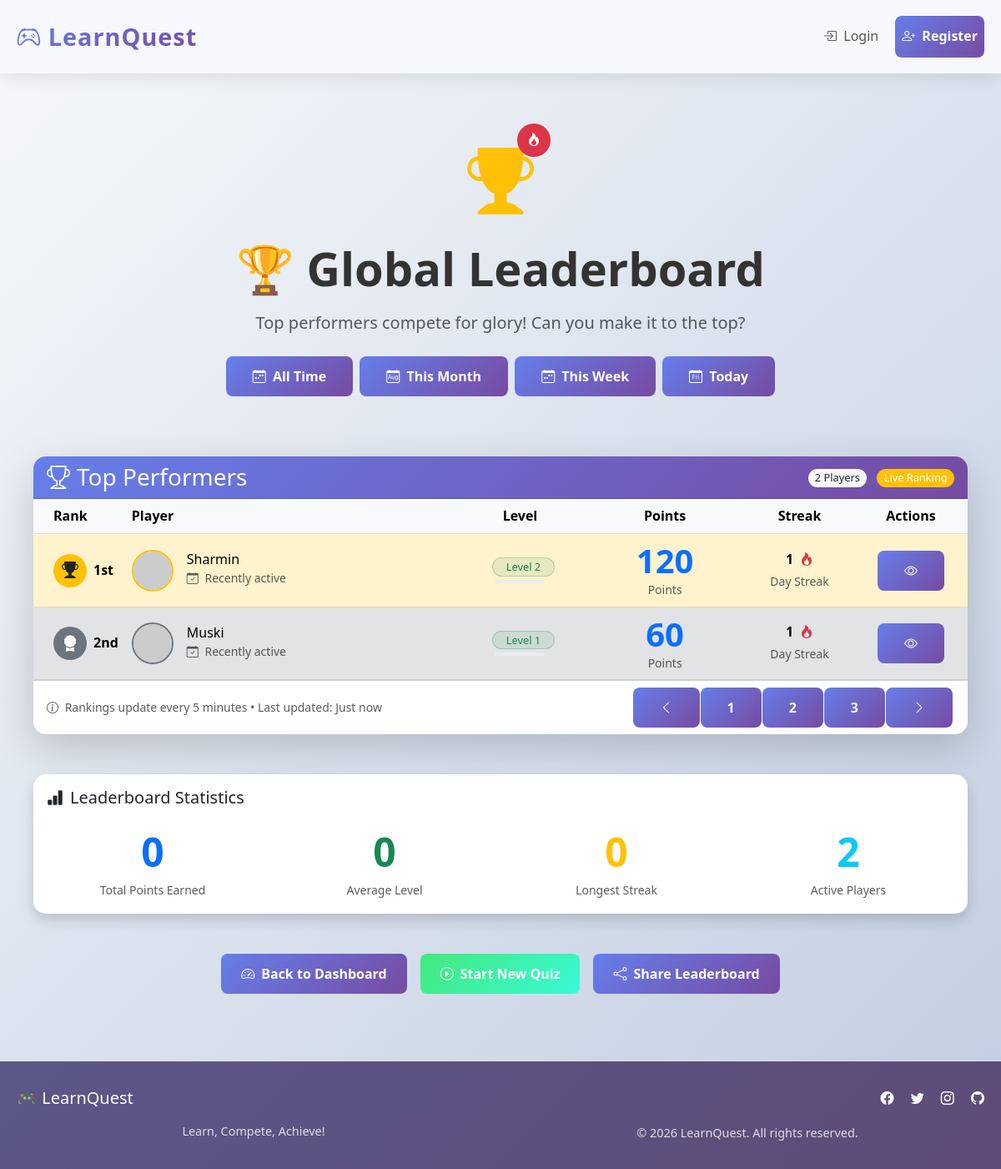
The page /leaderboard on the database as committed earlier.
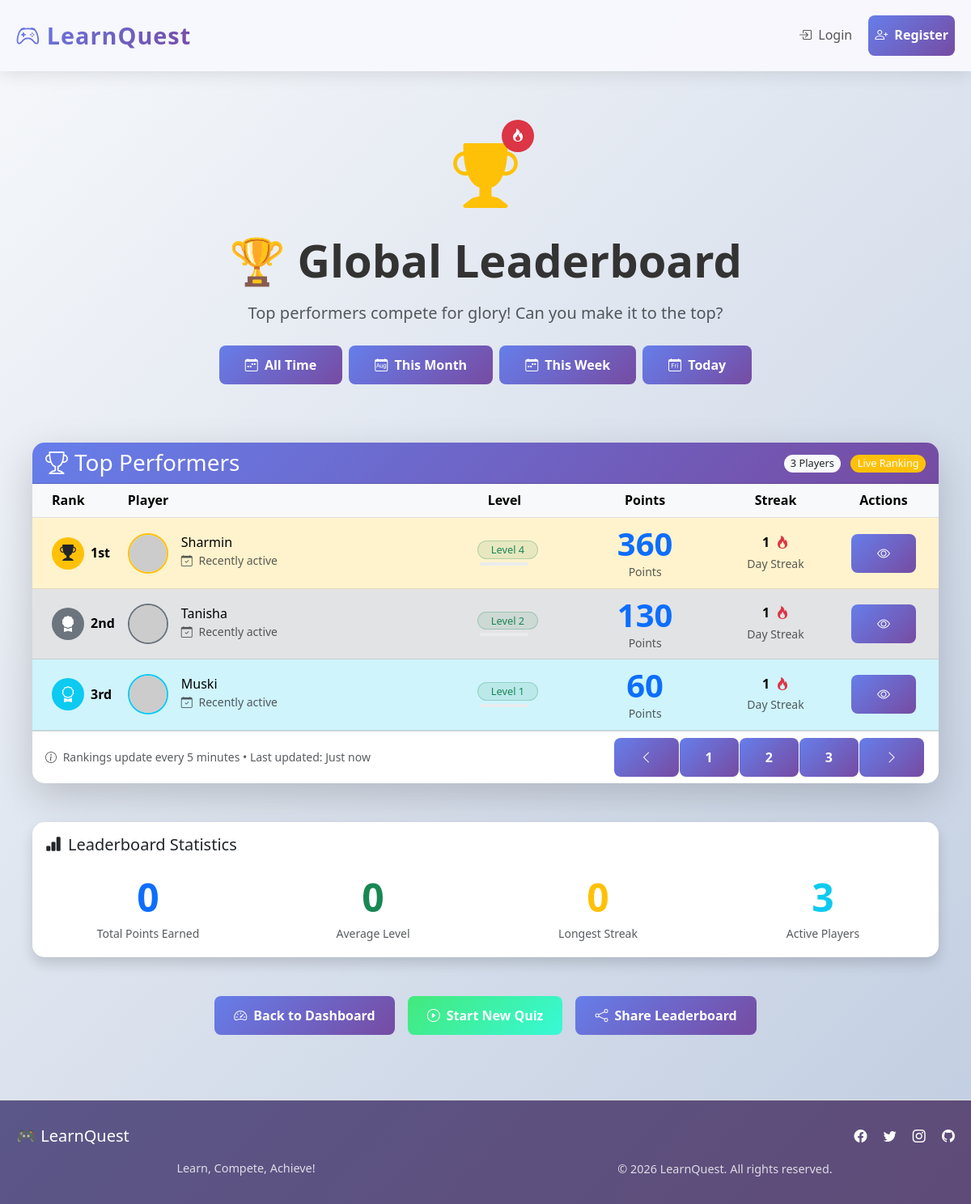
The same page on the database as committed later.
### tables this page shows
CREATE TABLE users (
        id INTEGER PRIMARY KEY AUTOINCREMENT,
        username TEXT UNIQUE NOT NULL,
        password TEXT NOT NULL,
        points INTEGER DEFAULT 0,
        level INTEGER DEFAULT 1,
        badges TEXT DEFAULT '',
        streak INTEGER DEFAULT 0,
        last_quiz_date TEXT,
        total_quizzes INTEGER DEFAULT 0,
        best_streak INTEGER DEFAULT 0,
        avatar TEXT DEFAULT '🎓',
        created_at TIMESTAMP DEFAULT CURRENT_TIMESTAMP
    );

### app.py (the view)
@app.route('/leaderboard')
def leaderboard():
    conn = get_db()
    users = conn.execute('SELECT username, points, level, badges, streak, avatar FROM users ORDER BY points DESC LIMIT 10').fetchall()
    conn.close()
    return render_template('leaderboard.html', users=users)

### templates/leaderboard.html (shortened to what this page needs)
{% extends "base.html" %}
{% block content %}
<div class="container py-5">
    <div class="row mb-5">
        <div class="col-12">
            <div class="text-center">
                <div class="position-relative d-inline-block mb-4">
                    <i class="bi bi-trophy-fill display-1 text-warning"></i>
                    <div class="position-absolute top-0 start-100 translate-middle">
                        <div class="bg-danger text-white rounded-circle d-flex align-items-center justify-content-center"
                             style="width: 40px; height: 40px;">
                            <i class="bi bi-fire"></i>
                        </div>
                    </div>
                </div>
                <h1 class="display-4 fw-bold mb-3">🏆 Global Leaderboard</h1>
                <p class="lead text-muted mb-4">
                    Top performers compete for glory! Can you make it to the top?
                </p>
                <div class="d-flex flex-wrap justify-content-center gap-2 mb-4">
                    <button class="btn btn-outline-primary active" data-timeframe="all">
                        <i class="bi bi-calendar-week me-1"></i> All Time
                    </button>
                    <button class="btn btn-outline-primary" data-timeframe="monthly">
                        <i class="bi bi-calendar-month me-1"></i> This Month
                    </button>
                    <button class="btn btn-outline-primary" data-timeframe="weekly">
                        <i class="bi bi-calendar-week me-1"></i> This Week
                    </button>
                    <button class="btn btn-outline-primary" data-timeframe="daily">
                        <i class="bi bi-calendar-day me-1"></i> Today
                    </button>
                </div>
            </div>
        </div>
    </div>
    <div class="row mb-5">
        <div class="col-12">
            <div class="card border-0 shadow-lg animate-fade-in-up">
                <div class="card-header bg-gradient-primary text-white">
                    <div class="row align-items-center">
                        <div class="col-md-6">
                            <h3 class="mb-0"><i class="bi bi-trophy me-2"></i>Top Performers</h3>
                        </div>
                        <div class="col-md-6 text-md-end">
                            <span class="badge bg-light text-dark">{{ users|length }} Players</span>
                            <span class="badge bg-warning ms-2">Live Ranking</span>
                        </div>
                    </div>
                </div>
                <div class="card-body p-0">
                    <div class="table-responsive">
                        <table class="table table-hover align-middle mb-0">
                            <thead class="table-light">
                                <tr>
                                    <th class="ps-4" style="width: 80px;">Rank</th>
                                    <th>Player</th>
                                    <th class="text-center">Level</th>
                                    <th class="text-center">Points</th>
                                    <th class="text-center">Streak</th>
                                    <th class="pe-4 text-center" style="width: 120px;">Actions</th>
                                </tr>
                            </thead>
                            <tbody>
                                {% if users %}
                                    {% for user in users %}
                                    <tr class="{% if loop.index <= 3 %}table-{{ ['warning', 'secondary', 'info'][loop.index-1] }}{% endif %} {% if user.username == session.username %}table-primary{% endif %}">
                                        <td class="ps-4">
                                            <div class="position-relative">
                                                {% if loop.index == 1 %}
                                                    <div class="position-absolute top-50 start-0 translate-middle-y">
                                                        <div class="bg-warning text-dark rounded-circle d-flex align-items-center justify-content-center"
                                                             style="width: 40px; height: 40px;">
                                                            <i class="bi bi-trophy-fill fs-5"></i>
                                                        </div>
                                                    </div>
                                                    <span class="ms-5 fw-bold">1st</span>
                                                {% elif loop.index == 2 %}
                                                    <div class="position-absolute top-50 start-0 translate-middle-y">
                                                        <div class="bg-secondary text-white rounded-circle d-flex align-items-center justify-content-center"
                                                             style="width: 40px; height: 40px;">
                                                            <i class="bi bi-award-fill fs-5"></i>
                                                        </div>
                                                    </div>
                                                    <span class="ms-5 fw-bold">2nd</span>
                                                {% elif loop.index == 3 %}
                                                    <div class="position-absolute top-50 start-0 translate-middle-y">
                                                        <div class="bg-info text-white rounded-circle d-flex align-items-center justify-content-center"
                                                             style="width: 40px; height: 40px;">
                                                            <i class="bi bi-award fs-5"></i>
                                                        </div>
                                                    </div>
                                                    <span class="ms-5 fw-bold">3rd</span>
                                                {% else %}
                                                    <div class="text-center">
                                                        <span class="badge bg-light text-dark rounded-pill" style="width: 40px;">{{ loop.index }}</span>
                                                    </div>
                                                {% endif %}
                                            </div>
                                        </td>
                                        <td>
                                            <div class="d-flex align-items-center">
                                                <div class="position-relative me-3">
                                                    {% if user.avatar %}
                                                        <img src="{{ url_for('static', filename='avatars/' + user.avatar) }}"
                                                             alt="{{ user.username }}'s avatar"
                                                             class="rounded-circle border border-2 {% if loop.index == 1 %}border-warning{% elif loop.index == 2 %}border-secondary{% elif loop.index == 3 %}border-info{% else %}border-light{% endif %}"
                                                             style="width: 50px; height: 50px; object-fit: cover;"
                                                             onerror="this.src='https://ui-avatars.com/api/?name={{ user.username }}&background=667eea&color=fff&size=50'">
                                                    {% endif %}
                                                </div>
                                                <div>
                                                    <h6 class="mb-0">{{ user.username }}</h6>
                                                    <small class="text-muted">
                                                        <i class="bi bi-calendar-check me-1"></i>
                                                        {{ user.last_active if user.last_active else 'Recently active' }}
                                                    </small>
                                                </div>
                                            </div>
                                        </td>
                                        <td class="text-center">
                                            <div class="d-flex flex-column align-items-center">
                                                <span class="badge bg-success bg-opacity-10 text-success border border-success border-opacity-25 rounded-pill px-3 py-1 mb-1">
                                                    Level {{ user.level }}
                                                </span>
                                                <div class="progress" style="width: 60px; height: 4px;">
                                                </div>
                                            </div>
                                        </td>
                                        <td class="text-center">
                                            <span class="display-6 fw-bold text-primary">{{ user.points }}</span>
                                            <div class="small text-muted">Points</div>
                                        </td>
                                        <td class="text-center">
                                            <div class="d-flex align-items-center justify-content-center">
                                                <span class="fw-bold me-2">{{ user.streak }}</span>
                                                <i class="bi bi-fire text-danger"></i>
                                            </div>
                                            <small class="text-muted">Day Streak</small>
                                        </td>
                                        <td class="pe-4 text-center">
                                            <div class="btn-group" role="group">
                                                <button type="button" class="btn btn-outline-primary btn-sm"
                                                        data-bs-toggle="tooltip"
                                                        title="View Profile">
                                                    <i class="bi bi-eye"></i>
                                                </button>
                                            </div>
                                        </td>
                                    </tr>
                                    {% endfor %}
                                {% endif %}
                            </tbody>
                        </table>
                    </div>
                </div>
                {% if users %}
                <div class="card-footer bg-transparent">
                    <div class="row align-items-center">
                        <div class="col-md-6">
                            <small class="text-muted">
                                <i class="bi bi-info-circle me-1"></i>
                                Rankings update every 5 minutes • Last updated: Just now
                            </small>
                        </div>
                        <div class="col-md-6 text-md-end">
                            <div class="btn-group" role="group">
                                <button class="btn btn-outline-secondary btn-sm">
                                    <i class="bi bi-chevron-left"></i>
                                </button>
                                <button class="btn btn-outline-secondary btn-sm active">1</button>
                                <button class="btn btn-outline-secondary btn-sm">2</button>
                                <button class="btn btn-outline-secondary btn-sm">3</button>
                                <button class="btn btn-outline-secondary btn-sm">
                                    <i class="bi bi-chevron-right"></i>
                                </button>
                            </div>
                        </div>
                    </div>
                </div>
                {% endif %}
            </div>
        </div>
    </div>
    <div class="row mb-5">
        <div class="col-12">
            <div class="card border-0 shadow">
                <div class="card-body">
                    <h5 class="card-title mb-4">
                        <i class="bi bi-bar-chart-fill me-2"></i>Leaderboard Statistics
                    </h5>
                    <div class="row g-4">
                        <div class="col-md-3 col-6">
                            <div class="text-center">
                                <div class="display-5 fw-bold text-primary mb-1">
                                    {{ total_points if total_points is defined and total_points is not none else 0 }}
                                </div>
                                <small class="text-muted">Total Points Earned</small>
                            </div>
                        </div>
                        <div class="col-md-3 col-6">
                            <div class="text-center">
                                <div class="display-5 fw-bold text-success mb-1">
                                    {% if avg_level is defined and avg_level is not none %}
                                        {{ avg_level|round(1) }}
                                    {% else %}
                                        0
                                    {% endif %}
                                </div>
                                <small class="text-muted">Average Level</small>
                            </div>
                        </div>
                        <div class="col-md-3 col-6">
                            <div class="text-center">
                                <div class="display-5 fw-bold text-warning mb-1">
                                    {{ max_streak if max_streak is defined and max_streak is not none else 0 }}
                                </div>
                                <small class="text-muted">Longest Streak</small>
                            </div>
                        </div>
                        <div class="col-md-3 col-6">
                            <div class="text-center">
                                <div class="display-5 fw-bold text-info mb-1">
                                    {{ users|length if users is defined else 0 }}
                                </div>
                                <small class="text-muted">Active Players</small>
                            </div>
                        </div>
                    </div>
                </div>
            </div>
        </div>
    </div>
    <div class="row">
        <div class="col-12">
            <div class="d-flex flex-wrap justify-content-center gap-3">
                <a href="{{ url_for('dashboard') }}" class="btn btn-primary btn-lg px-4">
                    <i class="bi bi-speedometer2 me-2"></i>Back to Dashboard
                </a>
                <a href="{{ url_for('quiz', subject='Math', difficulty='medium') }}" class="btn btn-success btn-lg px-4">
                    <i class="bi bi-play-circle me-2"></i>Start New Quiz
                </a>
                <button class="btn btn-outline-primary btn-lg px-4" id="shareLeaderboard">
                    <i class="bi bi-share me-2"></i>Share Leaderboard
                </button>
            </div>
        </div>
    </div>
</div>
{% endblock %}

Rows that differ between the two databases and show on the page:
changed users "Sharmin": level "2" → "4"; points "120" → "360"
added users: shows "2nd", username "Tanisha", last_active "Recently active", level "2", points "130", streak "1"
computed for users "Muski": text "2nd" → "3rd"
Other text that changed with them:
{{ users|length }}: "2" → "3"
{{ users|length if users is defined else 0 }}: "2" → "3"
